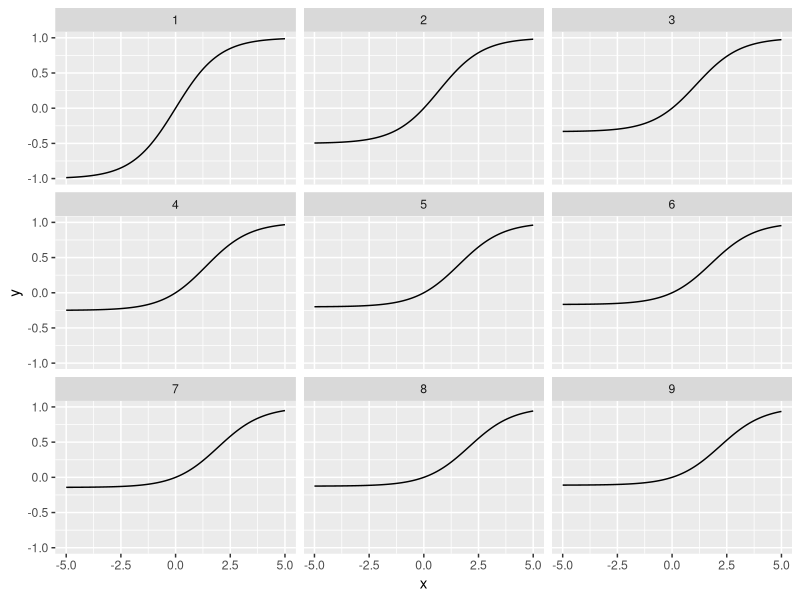

Source code (R):
#' Trying to gain intuition as to appropriate precision priors for multinomial models
#' Many random effects is a separate issue

library(tidyverse)

modified_softmax <- function(x, n = 1) {
  x <- c(rep(0, n), x)
  z <- exp(x) / sum(exp(x))
  z[n + 1] - z[n]
}

n_max <- 9
grid <- seq(-5, 5, by = 0.1)

df <- data.frame(
    x = rep(grid, n_max),
    n = rep(1:n_max, each = length(grid))
  ) %>%
  mutate(y = pmap_dbl(., modified_softmax))

pdf("softmax-intuition.pdf", h = 11, w = 8.5)

ggplot(df, aes(x = x, y = y)) +
  geom_line() +
  facet_wrap(~n)

dev.off()
